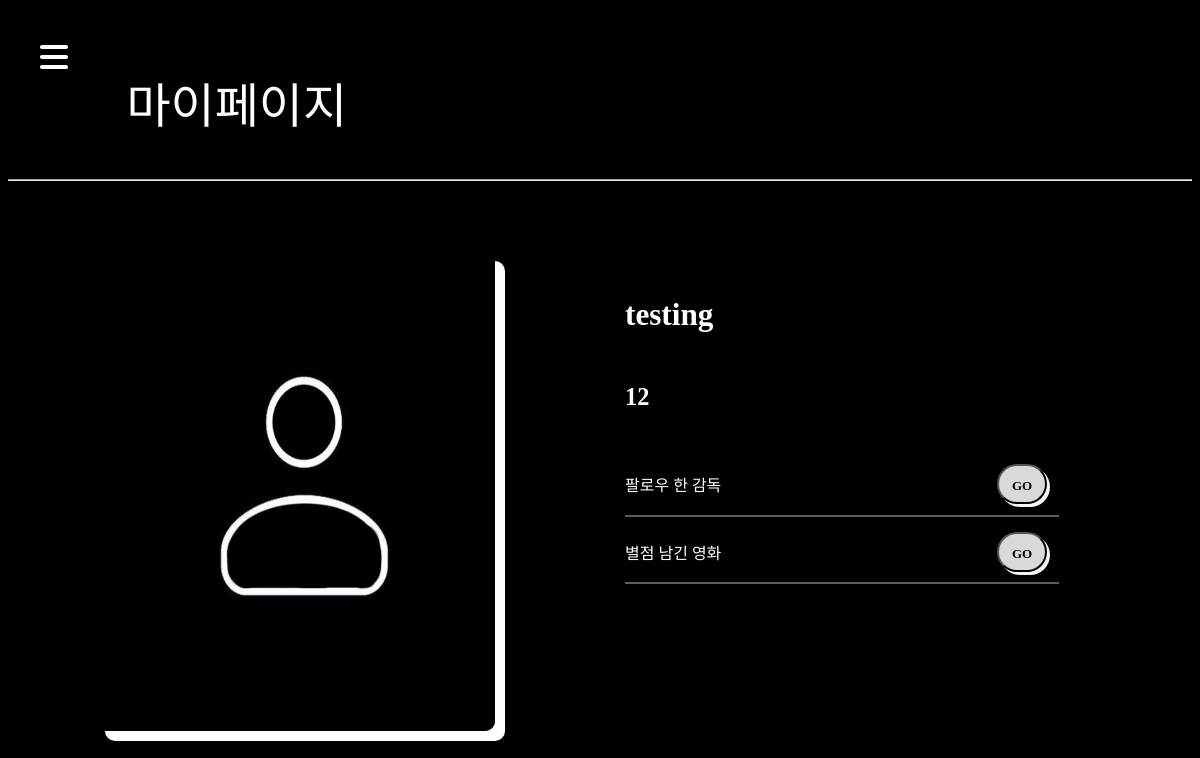
The app's page /mypage/18/profile/ with its own data.
### accounts/models.py (models this page shows)
class User(AbstractUser):
    followings = models.ManyToManyField('self', symmetrical=False, related_name='followers', blank=True)
    nickname = models.CharField(max_length=20)
    behind_auth = models.BooleanField(default=False)
    profile_image = models.ImageField(upload_to="image", blank=True)

### mypage/views.py (the view)
# urls.py: path('', views.index, name="index"),
def index(request, user_pk):
    person = get_object_or_404(get_user_model(), pk=user_pk)
    context = {
        'person': person,
    }
    return render(request, 'mypage/index.html', context)

### mypage/templates/mypage/index.html (shortened to what this page needs)
{% extends 'base.html' %}
{% load static %}
{% block css %}
  <link rel="stylesheet" href="{% static "css/mypage.css" %}">
{% endblock css %}
{% block content %}
  <div class="nav">마이페이지</div>
  <hr>
  <div class="box">
    {% if person.profile_image %}
      <img src="{{ person.profile_image.url }}" alt="profile" class="user-img">
    {% endif %}
    <div class="profile">
      <h2>{{ person.username }}</h2>
      <h3>{{ person.nickname }}</h3>
      <br>
      <div class="go-page">
        <p>팔로우 한 감독</p>
        <button onclick="location.href=`{% url 'mypage:likedirectors' person.pk %}`" class="btn">GO</button>
      </div>
      <hr class="hr" align="left">
      <div class="go-page">
        <p>별점 남긴 영화</p>
        <button onclick="location.href=`{% url 'mypage:likemovies' person.pk %}`" class="btn">GO</button>
      </div>
      <hr class="hr" align="left">
    </div>
  </div>
{% endblock content %}

### mypage/static/css/mypage.css (style rules this page uses)
body { background-color: black; height: 50rem; font-family: mypage; }
.nav { width: 90%; height: 5rem; margin-top: 0; padding-left: 10%; padding-top: 5%; padding-bottom: 2%; color: white; font-size: 3em; }
.hr { width: 90%; border: 1px solid #5c5c5c; }
.box { width: 100%; display: flex; justify-content: center; margin-top: 70px; }
.user-img { width: 25rem; height: 30rem; border-radius: 10px; box-shadow: 10px 10px white; }
.profile { width: 30rem; font-size: 1.3em; margin-top: 20px; margin-left: 130px; display: flex; flex-direction: column; align-items: flex-start; color: white; }
.btn { width: 50px; height: 40px; background-color: #d9d9d9; margin-right: 10px; padding-top: 5px; border-radius: 20px; font-family: mypage; font-size: small; font-weight: bolder; cursor: pointer; box-shadow: 3px 3px #f5f5f5; }
.go-page { width: 90%; height: 40px; margin-top: 5px; display: flex; justify-content: space-between; align-items: center; }
p { font-size: medium; }

### records on screen
User: profile_image (placeholder picture), username "testing", nickname "12"
